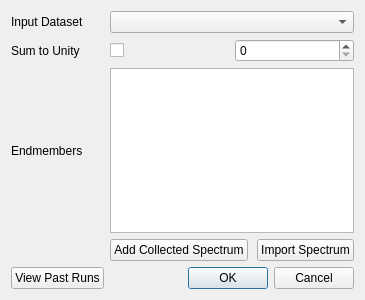
<?xml version="1.0" encoding="UTF-8"?>
<ui version="4.0">
 <class>LinearUnmixingDialog</class>
 <widget class="QDialog" name="LinearUnmixingDialog">
  <property name="geometry">
   <rect>
    <x>0</x>
    <y>0</y>
    <width>365</width>
    <height>300</height>
   </rect>
  </property>
  <property name="windowTitle">
   <string>Linear Unmixing Dialog</string>
  </property>
  <layout class="QGridLayout" name="gridLayout" columnstretch="0,0">
   <item row="3" column="1">
    <layout class="QHBoxLayout" name="hlayout_add_spec">
     <item>
      <widget class="QPushButton" name="btn_add_collected_spec">
       <property name="text">
        <string>Add Collected Spectrum</string>
       </property>
      </widget>
     </item>
     <item>
      <spacer name="hspacer_add_spec">
       <property name="orientation">
        <enum>Qt::Horizontal</enum>
       </property>
       <property name="sizeHint" stdset="0">
        <size>
         <width>40</width>
         <height>20</height>
        </size>
       </property>
      </spacer>
     </item>
     <item>
      <widget class="QPushButton" name="btn_import_spec">
       <property name="text">
        <string>Import Spectrum</string>
       </property>
      </widget>
     </item>
    </layout>
   </item>
   <item row="0" column="1">
    <widget class="QComboBox" name="cbox_input_ds"/>
   </item>
   <item row="1" column="0">
    <widget class="QLabel" name="lbl_sum_unity">
     <property name="text">
      <string>Sum to Unity</string>
     </property>
    </widget>
   </item>
   <item row="1" column="1">
    <layout class="QHBoxLayout" name="horizontalLayout">
     <item>
      <widget class="QCheckBox" name="checkbox_sum_unity">
       <property name="text">
        <string/>
       </property>
      </widget>
     </item>
     <item>
      <widget class="QSpinBox" name="sbox_sum_unity"/>
     </item>
    </layout>
   </item>
   <item row="4" column="1">
    <widget class="QDialogButtonBox" name="buttonBox">
     <property name="orientation">
      <enum>Qt::Horizontal</enum>
     </property>
     <property name="standardButtons">
      <set>QDialogButtonBox::Cancel|QDialogButtonBox::Ok</set>
     </property>
    </widget>
   </item>
   <item row="0" column="0">
    <widget class="QLabel" name="lbl_input_ds">
     <property name="text">
      <string>Input Dataset</string>
     </property>
    </widget>
   </item>
   <item row="2" column="0">
    <widget class="QLabel" name="lbl_end_members">
     <property name="text">
      <string>Endmembers</string>
     </property>
    </widget>
   </item>
   <item row="2" column="1">
    <widget class="QTableWidget" name="tbl_wdgt_endmembers"/>
   </item>
   <item row="4" column="0">
    <widget class="QPushButton" name="btn_view_past_runs">
     <property name="text">
      <string>View Past Runs</string>
     </property>
    </widget>
   </item>
  </layout>
 </widget>
 <resources/>
 <connections>
  <connection>
   <sender>buttonBox</sender>
   <signal>accepted()</signal>
   <receiver>LinearUnmixingDialog</receiver>
   <slot>accept()</slot>
   <hints>
    <hint type="sourcelabel">
     <x>248</x>
     <y>254</y>
    </hint>
    <hint type="destinationlabel">
     <x>157</x>
     <y>274</y>
    </hint>
   </hints>
  </connection>
  <connection>
   <sender>buttonBox</sender>
   <signal>rejected()</signal>
   <receiver>LinearUnmixingDialog</receiver>
   <slot>reject()</slot>
   <hints>
    <hint type="sourcelabel">
     <x>316</x>
     <y>260</y>
    </hint>
    <hint type="destinationlabel">
     <x>286</x>
     <y>274</y>
    </hint>
   </hints>
  </connection>
 </connections>
</ui>
